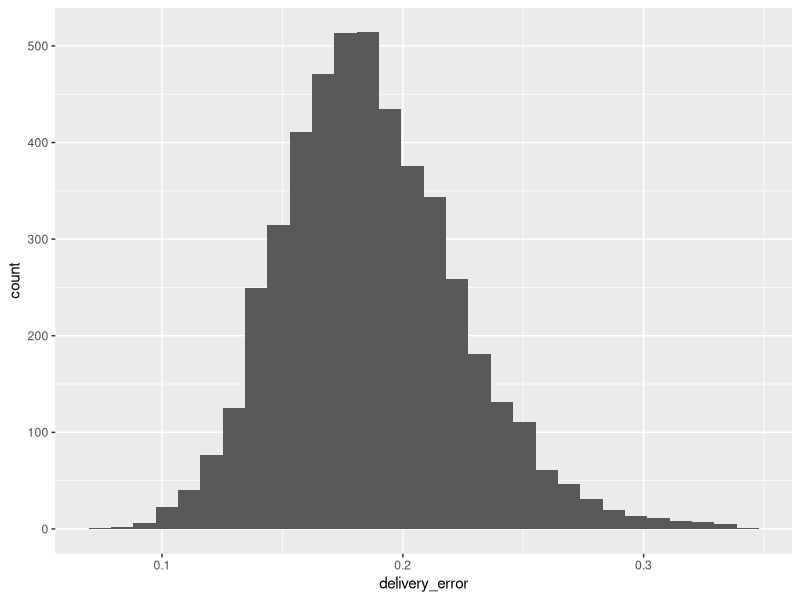
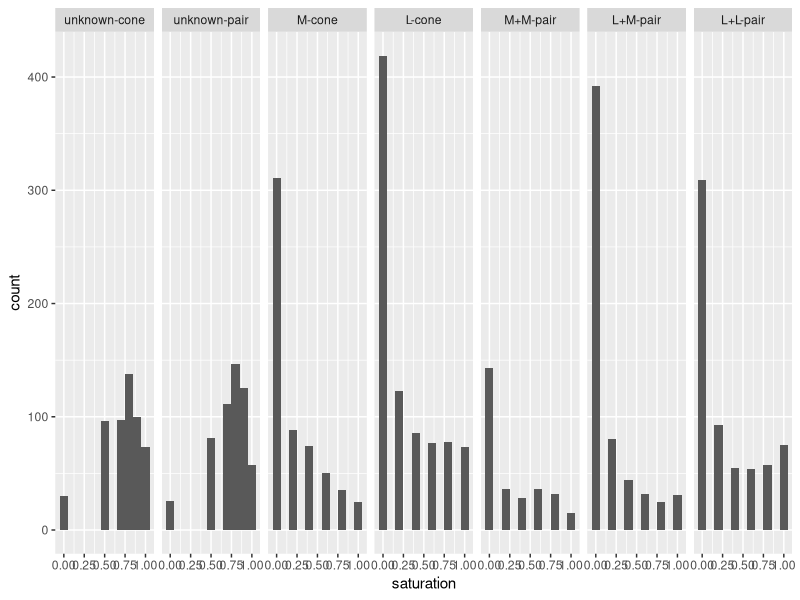
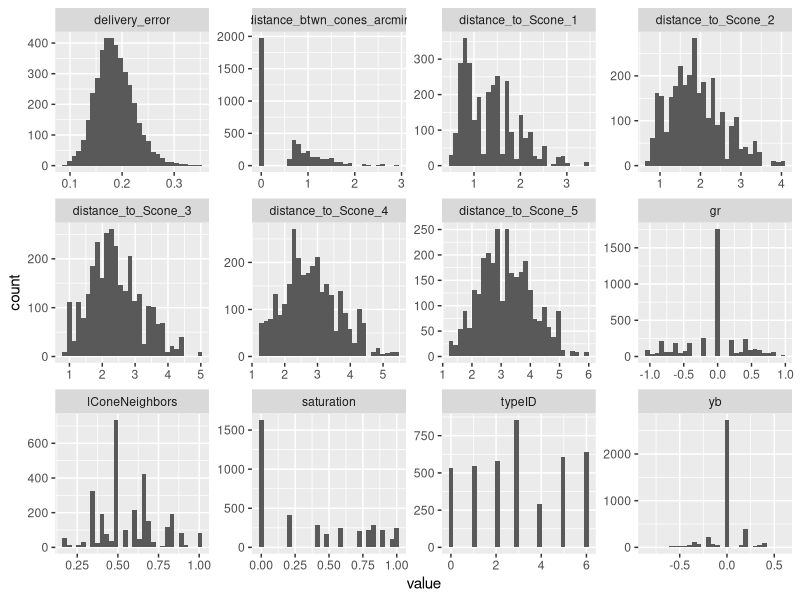

Here is the R script that generated these plots, in order:
## ---- chunk 1
setwd("~/R/TwoConeColorSummation")
library(tidyverse)
library(ggthemes)
## ---- chunk 2
trial_data <- read_csv('all_trial_data.csv')
# The column isPair is meant to be a logical.
trial_data <- mutate(trial_data, isPair=as.logical(isPair))
summary(select(trial_data, yb, gr, delivery_error, lConeNeighbors, isPair))

# set the colors that will be used in plots below.
red <- "#e84040"
green <-"#40c631"
blue <- "#4042e8"
yellow <- "#e8df40"
gray <- "#595959"
## ---- chunk 3
trial_data <- trial_data %>%
  filter(., delivery_error < 0.35) %>%
  filter(., delivery_error > 0.01)

summarize(trial_data, mean=mean(delivery_error), 
          std=sd(delivery_error), N=length(delivery_error))

ggplot(trial_data, aes(delivery_error)) + 
  geom_histogram(bins = 30)
## ---- chunk 4
Scones <- filter(trial_data, type1 == 1 | type2 == 1)
Scones <- filter(Scones, isPair == FALSE)

print(paste(c('S-cone FoS: ', 
              round(sum(!is.na(Scones$yb)) / length(Scones$delivery_error) * 100, 1)), 
            collapse = ' '))
print(paste(c('L/M-cone FoS: ', 
              round(sum(!is.na(trial_data$yb)) / length(trial_data$delivery_error) * 100, 1)), 
            collapse = ' '))

# Now filter out bad trials
trial_data <- filter(trial_data, type1 != 1 & type2 != 1)
trial_data <- filter(trial_data, !is.na(yb))
## ---- chunk 5
trial_data <- trial_data %>%
  mutate(., typeID=if_else(isPair, type1 + type2, type1)) %>%
  mutate(., typeID=if_else(typeID == 0, 
                           if_else(isPair, as.integer(1), as.integer(0)), as.integer(typeID))) %>%
  mutate(., typeIDstr=factor(typeID, labels = 
                               c('unknown-cone', 'unknown-pair', 'M-cone', 
                                 'L-cone', 'M+M-pair', 'L+M-pair', 'L+L-pair')))

tally(trial_data)
## ---- chunk 6
trial_data <- mutate(trial_data, saturation = abs(yb) + abs(gr))

ggplot(trial_data, aes(x=saturation)) + 
  geom_histogram(binwidth=0.1) + facet_grid(. ~ typeIDstr)

## ---- chunk 7

trial_data %>%
  select(., -x1, -x2, -y1, -y2, -session, -trial, -type1, -type2, -masterID1, -masterID2) %>%
  keep(is.numeric) %>% 
  gather() %>% 
  ggplot(aes(value)) +
    facet_wrap(~ key, scales = "free") +
    geom_histogram()

## ---- chunk 8
# Save the data for analyses.
write_csv(trial_data, 'filtered_data.csv')

